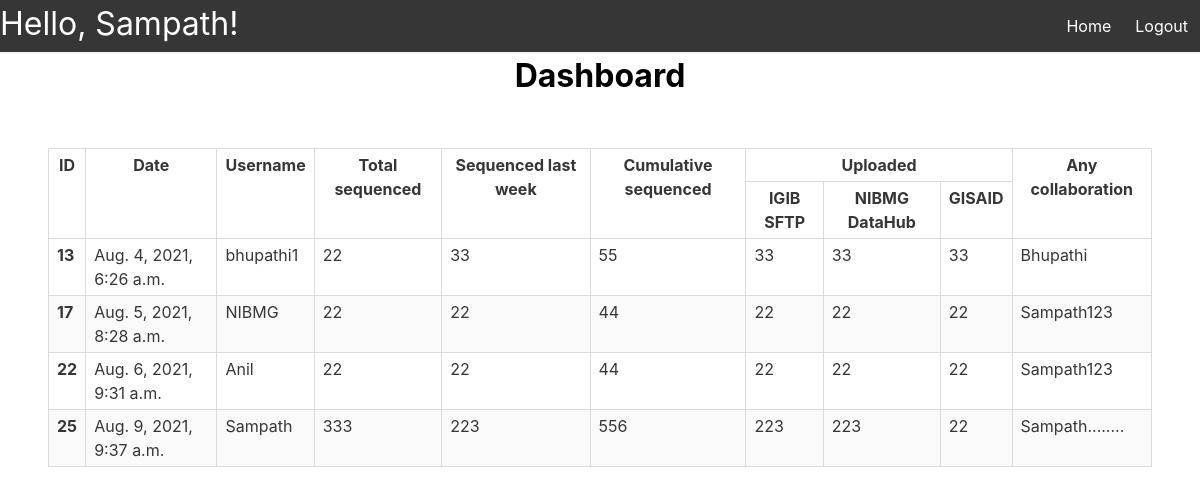
/ (signed in), run on the app's committed database.
### users/models.py (models this page shows, shortened)
class Account(AbstractBaseUser):
    email               = models.EmailField(verbose_name="email", max_length=60, unique=True)
    username            = models.CharField(max_length=30,unique=True)
    date_joined         = models.DateTimeField(verbose_name ="date joined", auto_now_add=True)
    last_login          = models.DateTimeField(verbose_name ="last login",auto_now=True)
    is_admin            = models.BooleanField(default=False)
    is_active           = models.BooleanField(default=True)
    is_staff            = models.BooleanField(default=False)
    is_superuser        = models.BooleanField(default=False)
    hide_email          = models.BooleanField(default=True)
    is_prouser          = models.BooleanField(default=False)
    objects = MyAccountManager()
    USERNAME_FIELD = 'email'
    REQUIRED_FIELDS = ['username']
    def __str__(self):
        return self.username

class InputData(models.Model):
    data_entry                      = models.DateTimeField(verbose_name ="date joined", auto_now_add=True)
    username                        = models.ForeignKey(Account,verbose_name="username",on_delete=models.CASCADE)
    Total_sequenced                 = models.IntegerField()
    Sequenced_last_week             = models.IntegerField()
    Cumulative_sequenced            = models.IntegerField()
    Uploaded_IGIB_SFTP              = models.IntegerField()
    Uploaded_NIBMG_DataHub          = models.IntegerField()
    Uploaded_GISAID                 = models.IntegerField()
    Any_collaboration               = models.TextField(max_length=200)

### users/views.py (the view)
# urls.py: path('',views.hello, name='hello'),
def hello(request):
    data = InputData.objects.filter(data_entry__in=InputData.objects.values('username').annotate(Max('data_entry')).values_list('data_entry__max'))
    return render(request, 'index.html',{'data' : data})

### templates/index.html (shortened to what this page needs)
{% load static %}
<!DOCTYPE html>
<html lang="en">
<head>
    <link rel="stylesheet" href="https://cdn.jsdelivr.net/npm/bulma@0.9.3/css/bulma.min.css" >
    <link href="{% static 'styles.css'%}" rel="stylesheet" type="text/css" media="all" />
</head>
<body>
        <nav class="navbar has-shadow is-dark">
          {% if user.is_authenticated %}
          <div class="navbar-menu" id="nav-links">
            <h2 class="is-size-3">Hello, {{user.username}}!</h2>
            <div class="navbar-end">
              <a class="navbar-item" href="Home">Home</a>
              <a class="navbar-item" href="logout">Logout</a>
            </div>
          </div>
          {% endif %}
        </nav>
        <h1 class="is-size-3">Dashboard</h1>
    <section class="hero">
        <div class="hero-body">
            <div class="table-container">
                <table class="table is-bordered is-striped is-narrow is-hoverable is-fullwidth">
                  <thead id="head">
                    <tr>
                      <th rowspan="2">ID</th>
                      <th rowspan="2">Date</th>
                      <th rowspan="2">Username</th>
                      <th rowspan="2">Total sequenced</th>
                      <th rowspan="2">Sequenced last week</th>
                      <th rowspan="2">Cumulative sequenced</th>
                      <th colspan="3">Uploaded</th>
                      <th rowspan="2">Any collaboration</th>
                  </tr>
                  <tr>
                      <th>IGIB SFTP</th>
                      <th>NIBMG DataHub</th>
                      <th>GISAID</th>
                  </tr>
                </thead>
                <tbody>
                    {% for data in data %}
                    <tr>
                        <th scope="row">{{data.id}}</th>
                        <td>{{data.data_entry}}</td>
                        <td>{{data.username}}</td>
                        <td>{{data.Total_sequenced}}</td>
                        <td>{{data.Sequenced_last_week}}</td>
                        <td>{{data.Cumulative_sequenced}}</td>
                        <td>{{data.Uploaded_IGIB_SFTP}}</td>
                        <td>{{data.Uploaded_NIBMG_DataHub}}</td>
                        <td>{{data.Uploaded_GISAID}}</td>
                        <td>{{data.Any_collaboration}}</td>
                    </tr>
                    {% endfor %}
                </tbody>
                </table>
              </div>
    </div></section>
</body>
</html>

### static/styles.css (style rules this page uses)
h1 { text-align: center; font-weight: bolder; color: black; }
#head { text-align: center; }

### data on the page
Account: username "Sampath"
InputData: id "13", data_entry "Aug. 4, 2021, 6:26 a.m.", username "bhupathi1", Total_sequenced "22", Sequenced_last_week "33", Cumulative_sequenced "55", Uploaded_IGIB_SFTP "33", Uploaded_NIBMG_DataHub "33", Uploaded_GISAID "33", Any_collaboration "Bhupathi"
InputData: id "17", data_entry "Aug. 5, 2021, 8:28 a.m.", username "NIBMG", Total_sequenced "22", Sequenced_last_week "22", Cumulative_sequenced "44", Uploaded_IGIB_SFTP "22", Uploaded_NIBMG_DataHub "22", Uploaded_GISAID "22", Any_collaboration "Sampath123"
InputData: id "22", data_entry "Aug. 6, 2021, 9:31 a.m.", username "Anil", Total_sequenced "22", Sequenced_last_week "22", Cumulative_sequenced "44", Uploaded_IGIB_SFTP "22", Uploaded_NIBMG_DataHub "22", Uploaded_GISAID "22", Any_collaboration "Sampath123"
InputData: id "25", data_entry "Aug. 9, 2021, 9:37 a.m.", username "Sampath", Total_sequenced "333", Sequenced_last_week "223", Cumulative_sequenced "556", Uploaded_IGIB_SFTP "223", Uploaded_NIBMG_DataHub "223", Uploaded_GISAID "22", Any_collaboration "Sampath........"
